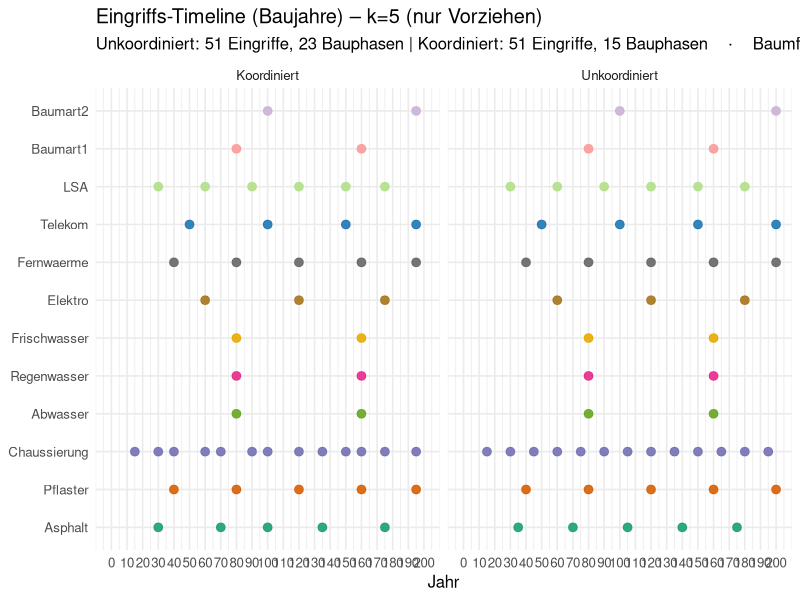
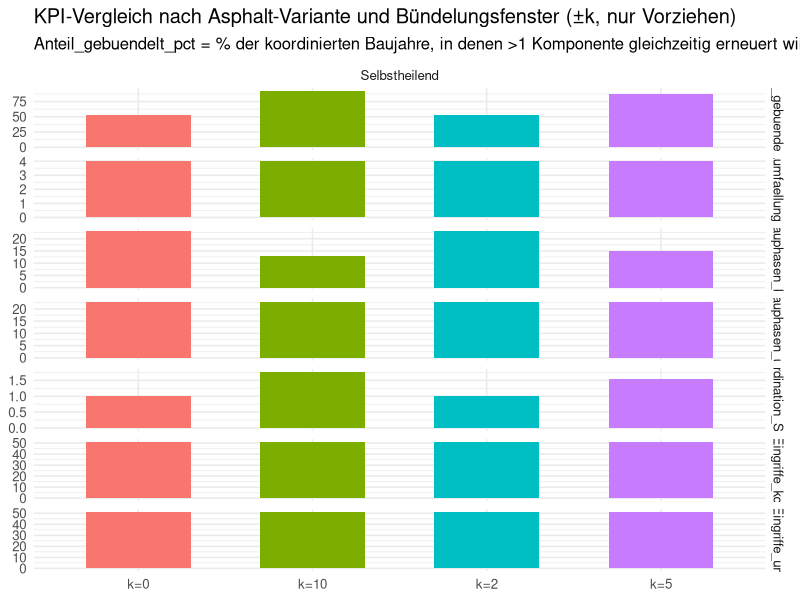
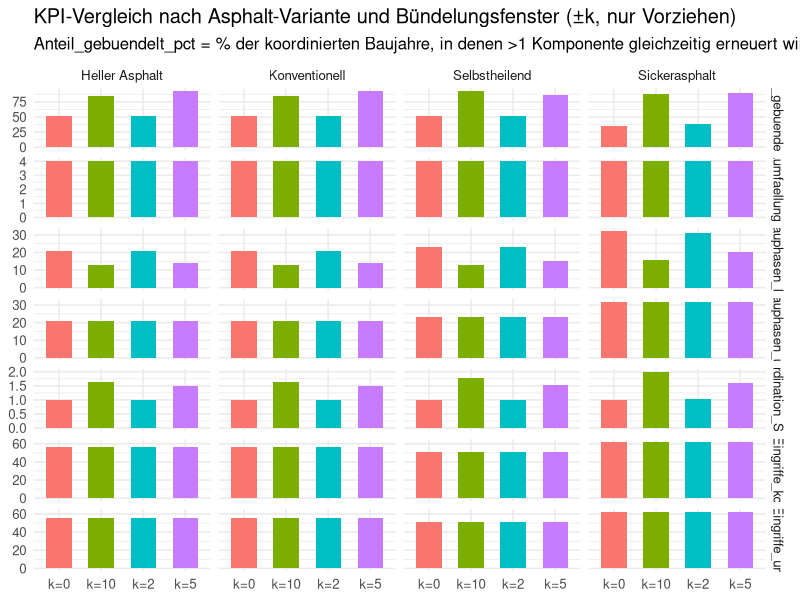
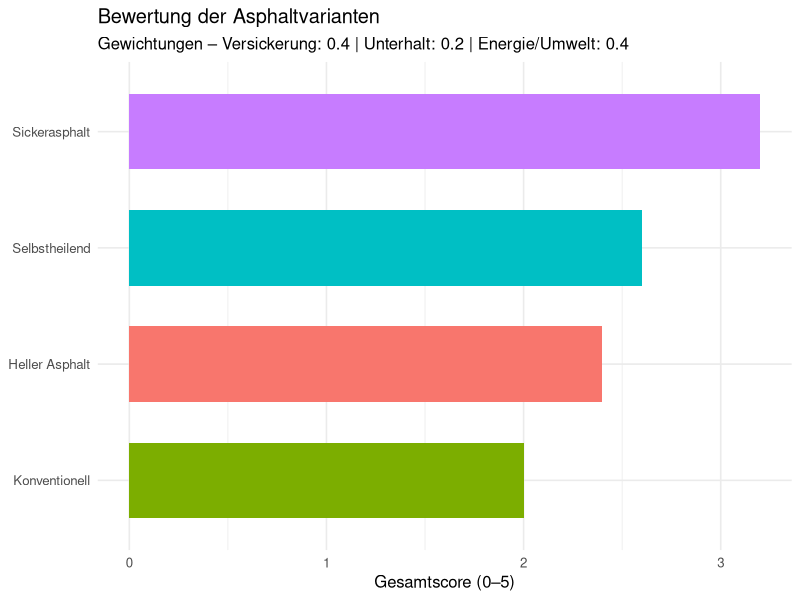

R code for these plots, in order:
## ---- chunk 1
# ============================================================
# Szenarienmodell Viererfeld – Koordination & Asphalt-Scoring
# ============================================================

library(dplyr)
library(tidyr)
library(ggplot2)
library(purrr)
library(tibble)

# -------------------- Parameter -----------------------------
horizon   <- 200                  # Betrachtungshorizont (Jahre)
k_values  <- c(0, 2, 5, 10)       # Koordinationsfenster (nur nach vorne)
tree_components <- c("Baumart1", "Baumart2")

# -------------------- Asphalt-Varianten ---------------------
# Lebensdauer-Annahmen (mittlere Praxiswerte aus deinen Spannen)
asphalt_variants <- list(
  "Konventionell"   = 20,  # 15–20 -> 20
  "Sickerasphalt"   = 12,  # 8–15  -> 12
  "Heller Asphalt"  = 20,  # ≈ Standard
  "Selbstheilend"   = 35   # 30–40 -> 35
)

# Lifetimes-Vektor für eine gewählte Asphaltvariante
make_lifetimes <- function(asphalt_variant = "Konventionell"){
  stopifnot(asphalt_variant %in% names(asphalt_variants))
  c(
    Asphalt      = asphalt_variants[[asphalt_variant]],
    Pflaster     = 40,
    Chaussierung = 15,
    Abwasser     = 80,
    Regenwasser  = 80,
    Frischwasser = 80,
    Elektro      = 60,
    Fernwaerme   = 40,
    Telekom      = 50,
    LSA          = 30,
    Baumart1     = 80,
    Baumart2     = 100
  )
}

# Farben (fixe Palette je Komponente)
make_colors <- function(lts){
  default_cols <- c(
    Asphalt      = "#1b9e77",
    Pflaster     = "#d95f02",
    Chaussierung = "#7570b3",
    Abwasser     = "#66a61e",
    Regenwasser  = "#e7298a",
    Frischwasser = "#e6ab02",
    Elektro      = "#a6761d",
    Fernwaerme   = "#666666",
    Telekom      = "#1f78b4",
    LSA          = "#b2df8a",
    Baumart1     = "#fb9a99",
    Baumart2     = "#cab2d6"
  )
  default_cols[names(lts)]
}

# -------------------- Event-Generatoren ---------------------
# Unkoordiniert: reine Wiederholungen je Lebensdauer
events_uncoordinated <- function(lifetimes, horizon){
  map2_dfr(names(lifetimes), lifetimes, ~{
    years <- seq(.y, horizon, by = .y)
    tibble(component = .x, year = years)
  })
}

# Koordiniert: Bündelung mit Fenster k (nur nach vorne!)
# Logik: Ereignisse können bis zu k Jahre VORgezogen werden,
# indem sie an ein bestehendes "Baujahr" andocken, falls y - b <= k.
events_coordinated <- function(lifetimes, horizon, k = 0){
  # alle "natürlichen" Ereignisse erzeugen
  base <- events_uncoordinated(lifetimes, horizon) |>
    arrange(year)

  bundle_years <- numeric(0)
  out <- vector("list", nrow(base))
  idx <- 1

  for(i in seq_len(nrow(base))){
    comp <- base$component[i]
    y    <- base$year[i]

    # existiert bereits ein Baujahr b, das maximal k Jahre vor y liegt?
    # d.h. y - b <= k  und b <= y
    candidates <- bundle_years[bundle_years <= y & (y - bundle_years) <= k]

    if(length(candidates) > 0){
      b <- max(candidates)     # an das jüngste passende Baujahr andocken (VORziehen)
    } else {
      b <- y                   # neues Baujahr starten
      bundle_years <- c(bundle_years, b)
    }
    out[[idx]] <- tibble(component = comp, year = b)
    idx <- idx + 1
  }

  bind_rows(out)
}

# Komplettes Szenario
run_scenario <- function(lifetimes, horizon, k = 0){
  E_un <- events_uncoordinated(lifetimes, horizon) %>% mutate(scenario = "Unkoordiniert")
  E_k  <- events_coordinated(lifetimes, horizon, k) %>% mutate(scenario = "Koordiniert")
  list(E_un = E_un, E_k = E_k)
}

# -------------------- KPIs ---------------------------------
compute_kpis <- function(E_un, E_k){
  eingriffe_un <- nrow(E_un)
  eingriffe_ko <- nrow(E_k)  # identisch zu UN, Kontrolle
  baujahre_un  <- n_distinct(E_un$year)
  baujahre_ko  <- n_distinct(E_k$year)

  # Anteil gebündelter Jahre: % der koord. Jahre mit >1 Maßnahme
  share_rate <- E_k |>
    count(year, name = "n_at_year") |>
    summarise(rate = mean(n_at_year > 1)) |>
    pull(rate)

  # Baumfällungen = Anzahl End-of-Life-Ereignisse Baumart1/2 im Horizont
  baumfaellungen <- E_un |>
    filter(component %in% tree_components) |>
    nrow()

  tibble(
    Eingriffe_un = eingriffe_un,
    Eingriffe_ko = eingriffe_ko,
    Bauphasen_un = baujahre_un,
    Bauphasen_ko = baujahre_ko,
    Coordination_Score = round(baujahre_un / baujahre_ko, 2),
    Anteil_gebuendelt_pct = round(100 * share_rate, 1),
    Baumfaellungen = baumfaellungen
  )
}

# -------------------- Asphalt-Scoring (0–5) ----------------
# Scores gemäß deiner qualitativen Bewertung
asphalt_scoring <- tribble(
  ~Variante,          ~Versickerung, ~Unterhalt, ~Energie_Umwelt, ~Begruendung_kurz,
  "Konventionell",             0,           4,              3,  "dicht; pflegearm; Bitumen energieintensiv, gut rezyklierbar",
  "Sickerasphalt",             5,           2,              2,  "sehr pervious; hoher Reinigungsbedarf; kurze Standzeit, Recycling limitiert",
  "Heller Asphalt",            0,           4,              4,  "dicht; pflegearm; Hitzereduktion verbessert Bilanz ggü. Standard",
  "Selbstheilend",             0,           5,              4,  "dicht; sehr wenige Eingriffe; hohe Herstellenergie, lange Standzeit"
)

# Gewichte (Summe = 1) – anpassbar
weights <- c(Versickerung = 0.4, Unterhalt = 0.2, Energie_Umwelt = 0.4)

asphalt_scoring <- asphalt_scoring |>
  mutate(
    Gesamt_score = Versickerung * weights["Versickerung"] +
                   Unterhalt   * weights["Unterhalt"] +
                   Energie_Umwelt * weights["Energie_Umwelt"]
  ) |>
  arrange(desc(Gesamt_score)) |>
  mutate(Rang = row_number())

# -------------------- Plots --------------------------------
plot_timeline <- function(res, lifetimes, horizon, k){
  comp_colors <- make_colors(lifetimes)

  stats <- bind_rows(res$E_un, res$E_k) %>%
    group_by(scenario) %>%
    summarise(
      Eingriffe = n(),
      Bauphasen = n_distinct(year),
      .groups = "drop"
    )

  # Baumfällungen (identisch un/ko)
  baumfaellungen <- res$E_un %>% filter(component %in% tree_components) %>% nrow()

  subt <- paste0(
    "Unkoordiniert: ", stats$Eingriffe[stats$scenario=="Unkoordiniert"], " Eingriffe, ",
    stats$Bauphasen[stats$scenario=="Unkoordiniert"], " Bauphasen | ",
    "Koordiniert: ", stats$Eingriffe[stats$scenario=="Koordiniert"], " Eingriffe, ",
    stats$Bauphasen[stats$scenario=="Koordiniert"], " Bauphasen",
    "    ·    Baumfällungen (Horizont): ", baumfaellungen
  )

  bind_rows(res$E_un, res$E_k) %>%
    mutate(component = factor(component, levels = names(lifetimes))) %>%
    ggplot(aes(x = year, y = component, color = component)) +
    geom_point(size = 2.6, alpha = 0.9) +
    facet_wrap(~scenario, ncol = 2) +
    scale_color_manual(values = comp_colors, guide = "none") +
    scale_x_continuous(breaks = seq(0, horizon, by = 10), limits = c(0, horizon)) +
    labs(
      x = "Jahr", y = NULL,
      title = paste0("Eingriffs-Timeline (Baujahre) – k=", k, " (nur Vorziehen)"),
      subtitle = subt
    ) +
    theme_minimal(base_size = 12)
}

plot_kpis <- function(kpis){
  kpis_long <- kpis %>%
    select(Variante, Szenario, Bauphasen_un, Bauphasen_ko, Eingriffe_un, Eingriffe_ko,
           Coordination_Score, Anteil_gebuendelt_pct, Baumfaellungen) %>%
    pivot_longer(-c(Variante, Szenario), names_to = "KPI", values_to = "Wert")

  ggplot(kpis_long, aes(x = Szenario, y = Wert, fill = Szenario)) +
    geom_col(position = "dodge", width = 0.6, show.legend = FALSE) +
    facet_grid(KPI ~ Variante, scales = "free_y") +
    labs(
      x = NULL, y = NULL,
      title = "KPI-Vergleich nach Asphalt-Variante und Bündelungsfenster (±k, nur Vorziehen)",
      subtitle = "Anteil_gebuendelt_pct = % der koordinierten Baujahre, in denen >1 Komponente gleichzeitig erneuert wird"
    ) +
    theme_minimal(base_size = 12)
}

plot_asphalt_scores <- function(tbl_scores){
  ggplot(tbl_scores, aes(x = reorder(Variante, Gesamt_score),
                         y = Gesamt_score, fill = Variante)) +
    geom_col(width = 0.65, show.legend = FALSE) +
    coord_flip() +
    labs(
      x = NULL, y = "Gesamtscore (0–5)",
      title = "Bewertung der Asphaltvarianten",
      subtitle = paste0(
        "Gewichtungen – Versickerung: ", weights["Versickerung"],
        " | Unterhalt: ", weights["Unterhalt"],
        " | Energie/Umwelt: ", weights["Energie_Umwelt"]
      )
    ) +
    theme_minimal(base_size = 12)
}

# -------------------- Läufe --------------------------------
# A) Beispiel: eine aktive Variante setzen und anzeigen
active_asphalt <- "Selbstheilend"
lifetimes <- make_lifetimes(active_asphalt)

# Ergebnisse für alle k für die aktive Variante
results_active <- map(k_values, ~run_scenario(lifetimes, horizon, k = .x)) %>%
  set_names(paste0("k=", k_values))

# KPIs je k (aktive Variante)
kpis_active <- imap_dfr(results_active, ~compute_kpis(.x$E_un, .x$E_k) %>%
                          mutate(Szenario = .y, Variante = active_asphalt, .before = 1))

# Plots (Beispiel k=5)
print(plot_timeline(results_active[["k=5"]], lifetimes, horizon, k = 5))
print(plot_kpis(kpis_active))

# B) Batch: alle Asphaltvarianten × k
kpis_all <- map_dfr(names(asphalt_variants), function(v){
  lt <- make_lifetimes(v)
  res_list <- map(k_values, ~run_scenario(lt, horizon, k = .x)) %>%
    set_names(paste0("k=", k_values))
  imap_dfr(res_list, ~compute_kpis(.x$E_un, .x$E_k) %>%
             mutate(Szenario = .y, Variante = v, .before = 1))
})

# KPI-Plot für alle Varianten
print(plot_kpis(kpis_all))

# C) Scoring-Tabelle & Plot
print(asphalt_scoring)
print(plot_asphalt_scores(asphalt_scoring))





